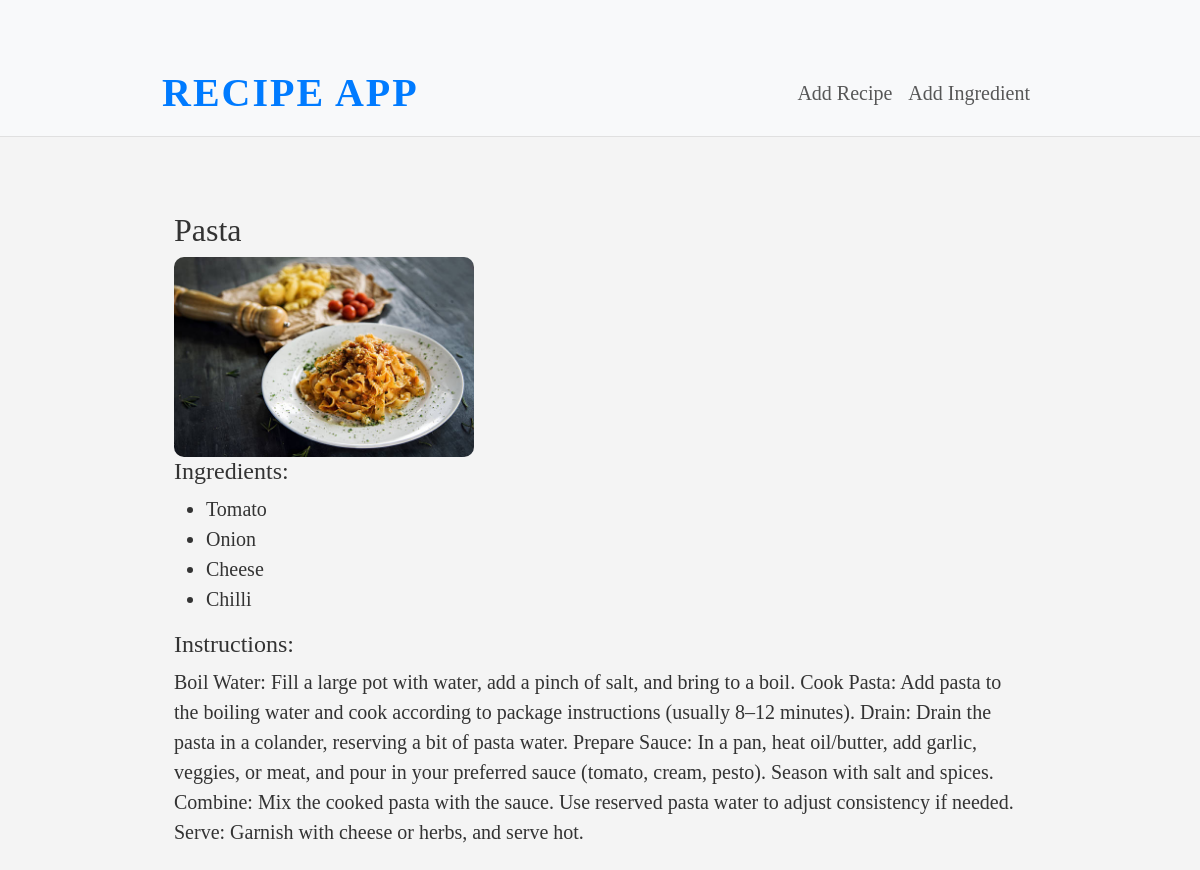
Page /recipes/1/ on the committed database.
### recipes/models.py (models this page shows, shortened)
class Recipe(models.Model):
    title = models.CharField(max_length=100)
    ingredients = models.ManyToManyField(Ingredient)
    instructions = models.TextField()
    image = models.ImageField(upload_to='recipes/',blank=True)

class Ingredient(models.Model):
    name = models.CharField(max_length=100)

### recipes/views.py (the view)
# urls.py: path('recipes/<int:pk>/', RecipeDetailView.as_view(), name='recipe_detail'),
class RecipeDetailView(DetailView):
    model = Recipe
    template_name = "recipes/recipe_detail.html"
    context_object_name = "recipe"

### recipes/templates/recipes/recipe_detail.html
{% extends "base.html" %}
{% block content %}
<div class="container mt-4">
    <h2>{{ recipe.title }}</h2>
    <img src="{{ recipe.image.url }}" alt="{{ recipe.title }}" class="recipe-image" loading="lazy">
    <h4>Ingredients:</h4>
    <ul>
        {% for ingredient in recipe.ingredients.all %}
            <li>{{ ingredient.name }}</li>
        {% endfor %}
    </ul>
    <h4>Instructions:</h4>
    <p>{{ recipe.instructions }}</p>
</div>
{% endblock %}

### recipes/static/styles.css (style rules this page uses)
.recipe-image { width: 100%; height: auto; max-width: 300px; object-fit: cover; border-radius: 10px; }
.container { max-width: 900px; margin-top: 50px; }

### rows in the picture
Recipe: title "Pasta", image (picture), instructions "Boil Water: Fill a large pot with water, add a pinch of salt, and bring to a boil. Cook Pasta: Add pasta to the boiling water and cook according to package instructions (usually 8–12 minutes). Drain: Drain the pasta in a colander, reserving a bit of pasta water. Prepare Sauce: In a pan, heat oil/butter, add garlic, veggies, or meat, and pour in your preferred sauce (tomato, cream, pesto). Season with salt and spices. Combine: Mix the cooked pasta with the sauce. Use reserved pasta water to adjust consistency if needed. Serve: Garnish with cheese or herbs, and serve hot."
Ingredient: name "Tomato"
Ingredient: name "Onion"
Ingredient: name "Cheese"
Ingredient: name "Chilli"
